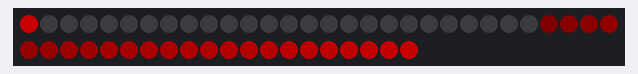
A program run on a simulated Raspberry Pi Pico running MicroPython. Parts: 50 RGB LEDs in strip order, left to right, continuing on the next row. Dim RGB values are drawn brighter than linear.

Above: at 0.01 s.
At 0.75 s:
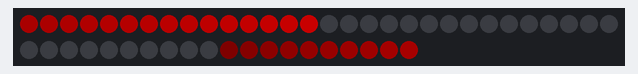
At 1.49 s:
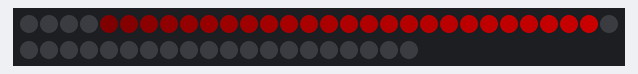
At 2.23 s:
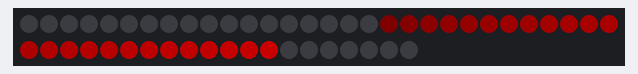
At 3.07 s:
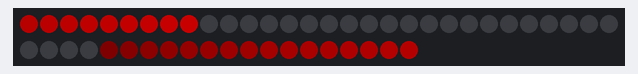

Measured:
- by itself, everything shown: repeats every 2.6 s, in 50 steps

The program:

trail.py
```python
import time
from neopixel import Neopixel
from mylogging import safe_print
import random

numpix = 50  # Number of NeoPixels
# Pin where NeoPixels are connected
strip = Neopixel(numpix, 0, 28, "RGB")


max_len=20
min_len = 5
#pixelnum, posn in flash, flash_len, direction

num_trail = 4
rp = 0

def trail_step():

    global rp
    global numpix

    r = 255
    b = 100
    for p in range(rp, rp-25, -1):
        strip.set_pixel((p)%numpix, (r, 0, 0), b)
        b -= 4

    rp = (rp+1)%numpix

    strip.show()
    time.sleep(0.05)
    strip.clear()

def trail_role():

    while True:
        trail_step()

# Add this function to your trail.py module
def get_strip():
    return strip

if __name__ == "__main__":
    safe_print("trail testing...")

    trail_role()

else:
    safe_print( __name__ + " imported")
```

mylogging.py
```python
'''
mylogging.py
'''
import _thread
from phew import logging

sLock = _thread.allocate_lock()

# it would seem that the phew logging function is not thread safe
def safe_print( message ):

    sLock.acquire()
    logging.debug( message )
    sLock.release()

if __name__ == "__main__":
    safe_print("logging test...")

else:
    logging.debug( "logging imported")
```
